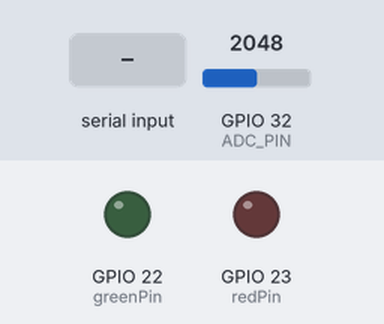
This sketch was run on a simulated ESP32. On the bench: output pins drawn as LEDs (lit = HIGH). Inputs (shaded band) come from the test bench; at power-on: GPIO 32 (ADC_PIN) = 2048. WiFi joins after 1.5 s; servers stay silent unless stated; no MQTT or app messages arrive unless stated; what the sketch prints to the serial monitor is not drawn.

Above: at 2.7 s.
2.8 s: "ACTIVATE_LED\n" received over Serial
At 3.4 s:
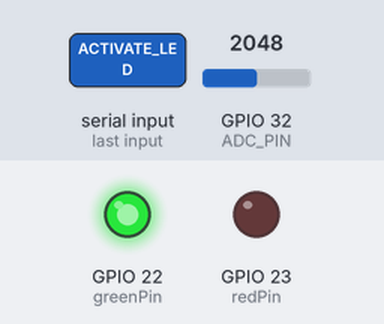
4.3 s: "READ_VELOC\n" received over Serial
5.8 s: "ACTIVATE_LED\n" received over Serial
At 7.3 s:
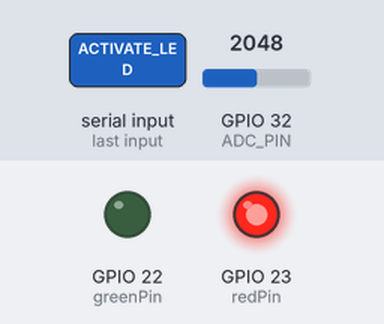
7.6 s: "IDLE\n" received over Serial
At 8.2 s:
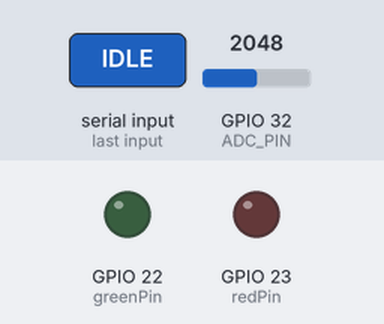
Timing chart, 0 to 10.1 s (numbered marks = the images above; inputs shaded):
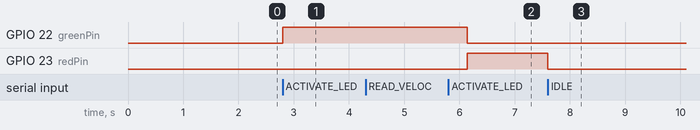

The sketch:

EMS_72642_73076_73638_FinalWork.ino
```cpp
#include <arduinoFFT.h>
#include <WiFi.h>
#include <PubSubClient.h>
#include <ArduinoJson.h>

#define ADC_PIN  32  //Pino ADC (HB100)
#define PEAK_PIN 35  //Peak detector Pin

//FFT
#define N         256   //} Número de amostras
#define Fs        2000  //} Frequência de amostragem

//Ultrasonic Sensor PINS
#define trigPin 19
#define echoPin 18

//Leds active/deactive PINS
#define greenPin  22
#define redPin    23


//Ultrasonic Sensor Values
#define SOUND_SPEED 0.034
#define CM_TO_INCH 0.393701


//FFT Variables/Constants
#define THRESHOLD 0.5
#define C_LIGHT  3e8
#define F_RADAR  10.525e9
#define LAMBDA   (C_LIGHT / F_RADAR)
#define K_VEL    (LAMBDA / 2.0)
float vReal[N];
float vImag[N];
ArduinoFFT<float> FFT(vReal, vImag, N, Fs);
const unsigned long Ts_us = 1000000UL / Fs;
enum State {
  IDLE,
  ACQUIRE,
  PROCESS
};
State state = IDLE;
unsigned long lastSampleTime = 0;
uint16_t sampleIndex = 0;
float velocity = 0;


//Ultrasonic Variables
unsigned long trigTime = 0;
unsigned long echoStart = 0;
unsigned long echoEnd = 0;
bool waitingEcho = false;
float distanceCm = 0;


//Auxiliar Variables
unsigned long lastUltraTrigger = 0;
float counterAux = 0;
float counterAux1 = 0;
int flag = 0;
float maxSpeed = 1.5; //Km/h


//IO Connection (GUI)
enum Mode {
  MODE_IDLE,
  MODE_VELOCIDADE,
  MODE_DISTANCIA,
  MODE_LED,
  MODE_RADAR,
  MODE_PEAK,
};
Mode currentMode = MODE_IDLE;


//WIFI configuration
const char* ssid = "AndroidAP";
const char* password = "civw6968";

const char* mqtt_server = "192.168.2.1";   // onde corre o Mosquitto
const int mqtt_port = 1883;
const char* clientName = "Grupo_8";

WiFiClient espClient;
PubSubClient client(espClient);

void connectWiFi() {
  Serial.println();
  Serial.print("Connecting to ");
  Serial.println(ssid);
  WiFi.begin(ssid, password);
  while (WiFi.status() != WL_CONNECTED) {
    delay(500);
    Serial.print(".");
  }
  Serial.println("");
  Serial.print("WiFi connected.");
  Serial.print("IP address: ");     //IP do Esp32
  Serial.println(WiFi.localIP());
}

void connectMQTT() {
   while (!client.connected()) {
    Serial.print("Attempting MQTT connection...");
    if (client.connect(clientName)) {
      Serial.println("connected");
    } else {
      Serial.print("failed, rc=");
      Serial.print(client.state());
      Serial.println(" try again in 5 seconds");
      delay(5000);
    }
  }
}

void publishVelocity(float velocity) {
  char payload[128];

  // measurement = motion
  // field = velocity
  // unit = m/s
  snprintf(payload, sizeof(payload),
           "ems velocidade=%.4f",
           velocity);

  client.publish("ems/p1/g8", payload);
}


void publishDistance(float distance) {
  char payload[128];

  // measurement = motion
  // field = velocity
  // unit = m/s
  snprintf(payload, sizeof(payload),
           "ems distancia=%.4f",
           distance);

  client.publish("ems/p1/g8", payload);
}


void setup() {
  Serial.begin(115200);
  connectWiFi();
  client.setServer(mqtt_server, mqtt_port);
  pinMode(trigPin, OUTPUT);
  pinMode(echoPin, INPUT);
  pinMode(greenPin, OUTPUT);
  pinMode(redPin, OUTPUT);
  connectMQTT();
}


void loop() {
  if (!client.connected()) {
    connectMQTT();
  }
  client.loop();
  checkSerial();                          //Está constantemente à procura das instruções provenientes da GUI
  if(currentMode == MODE_VELOCIDADE){
    taskVelocity();                       //Task associada ao sensor HB100
  }
  if (currentMode == MODE_DISTANCIA) {
    taskUltrasonic();                     //Task associada ao sensor ultrasónico
  }
  if(currentMode == MODE_LED){
    taskLED();                          //Task associada a um semáforo simples. Se a velocidade registada for superior à velocidade limite, o led vermelho ativa-se (comportamento de um semáforo com sensor de velocidade)
  }
  if(currentMode == MODE_RADAR){
    taskUltrasonic();                   //Task associada ao modo radar. permite perceber se um objeto está a aproximar-se ou afastar-se do sensor
  }
  if(currentMode == MODE_PEAK){
    peakDetector();                     //Task associada à leitura do peak detector
  }
  if(currentMode == MODE_IDLE){
    digitalWrite(redPin, LOW);          //Quando o utilizador cancela qualquer ação, os LEDs vão a low
    digitalWrite(greenPin, LOW);
  }
  counterAux = micros();                //Regista o tempo atual em counterAux de forma a ser usado numa função posterior
}

/* ================= TASK VELOCIDADE ================= */

void taskVelocity() {
  //A task de leitura de velocidade tem três estados fundamentais
  //1-> IDLE) o estado está em aberto, ou seja, o software procura por leituras chamando detectActivity()
  //2-> ACQUIRE) Quando o sistema adquire uma leitura, ele passa por acquireSamples() de forma a compor um conjunto de amostrar para o processamento;
  //3-> PROCESS) Tendo as amostras recolhidas, o sistema processa as mesmas usando a FFT
  switch (state) {

    case IDLE:
      detectActivity();
      break;

    case ACQUIRE:
      acquireSamples();
      break;

    case PROCESS:
      processFFT();
      state = IDLE;
      break;
  }
}

/* ================= TASK ULTRASSÓNICO ================= */

void taskUltrasonic() {
  unsigned long now = micros();

  /* Dispara trigger a cada 60 ms */
  if (now - lastUltraTrigger > 600000 && !waitingEcho) {
    digitalWrite(trigPin, LOW);
    delayMicroseconds(2);
    digitalWrite(trigPin, HIGH);
    delayMicroseconds(10);
    digitalWrite(trigPin, LOW);

    waitingEcho = true;
    lastUltraTrigger = now;
  }

  /* Deteta subida do echo */
  if (waitingEcho && digitalRead(echoPin) == HIGH) {
    echoStart = micros();
    waitingEcho = false;
  }

                                                                            /* Deteta descida do echo */
  if (!waitingEcho && digitalRead(echoPin) == LOW && echoStart != 0) {
    echoEnd = micros();

    unsigned long duration = echoEnd - echoStart;
    distanceCm = duration * SOUND_SPEED / 2.0;

    publishDistance(distanceCm);

    Serial.print("DIST=");
    Serial.println(distanceCm, 1);

    echoStart = 0;
  }
                                                                              //delay(1000);
}


/* ================= TASK SEMÁFORO================= */
void taskLED(){
  if(flag == 0){
      //flag = 0 indica que a velocidade não foi ainda excedida
      digitalWrite(greenPin, HIGH);
      taskVelocity();
  }

  if(velocity*3.6 > maxSpeed && flag == 0){
    //A se velocidade foi excedida (em Km/h), encerra-se o processamento de registo velocidade e aciona-se o processo do semáforo
    counterAux1 = micros();     //Indica o momento da contraordenação
    flag = 1;
    velocity = 0;
  }
  if(flag == 1){
    if(counterAux - counterAux1 >= 3000000){
      //Após três segundos da contraordenação, o led verde desliga-se e o vermelho vai a On durante 10 segundos
      digitalWrite(greenPin, LOW);
      digitalWrite(redPin, HIGH);
      flag = 2;       //Flag = 2 indica uma nova fase do processo do semáforo
      counterAux1 = micros();   //Indica o momento onde o semáforo passou para vermelho
    }
  }

  if(flag == 2){
    if(counterAux - counterAux1 >= 10000000){
      digitalWrite(redPin, LOW);
      flag = 0;             //Reset das variáveis associadas ao processo
      counterAux1 = 0;      //
    }
  }

}


void peakDetector(){
    //Detecta o pico
    float peak = analogRead(PEAK_PIN) * (3.3 / 4095.0);
    Serial.print("PEAK=");
    Serial.println(peak);
    delay(500);
}


/* ===================== DETEÇÃO ===================== */

void detectActivity() {
  float sample = analogRead(ADC_PIN) * (3.3 / 4095.0);

  static float mean = 0.0;                                      //Média de amostras para melhor precisão
  mean = 0.995 * mean + 0.005 * sample;                         //

  float ac = fabs(sample - mean);

  if (ac > THRESHOLD) {
                                                                //Se o valor ac for superior ao THRESHOLD, acontece o processamento (tentar ao máximo remover qualquer tipo de imperfeição)
    sampleIndex = 0;
    lastSampleTime = micros();  //Tempo da ultima amostra
    state = ACQUIRE;
  }
}

/* ===================== AQUISIÇÃO ===================== */

void acquireSamples() {

  unsigned long now = micros();

  if (now - lastSampleTime >= Ts_us) {
                                                                        //verificação do tempo entre amostras do sinal e comparação com o período de amostra (inverso da frequência de amostragem)
    lastSampleTime += Ts_us;

    vReal[sampleIndex] = analogRead(ADC_PIN) * (3.3 / 4095.0);
    vImag[sampleIndex] = 0.0;

    sampleIndex++;

    if (sampleIndex >= N) {
      state = PROCESS;                                                    //Apenas processa quando obtiver amostras suficientes
    }
  }
}

/* ===================== FFT + VELOCIDADE ===================== */

//Processo adaptado tendo em conta alguns exemplos que podem ser encontrados em: https://github.com/kosme/arduinoFFT/tree/master/Examples
//Retirar o valor médio do sinal
void processFFT() {
  float mean = 0.0;
  for (int i = 0; i < N; i++) mean += vReal[i];
  mean /= N;
  for (int i = 0; i < N; i++) vReal[i] -= mean;

                                                                                                    //Processamento do sinal usando a FFT
  FFT.windowing(FFTWindow::Hamming, FFTDirection::Forward);
  FFT.compute(FFTDirection::Forward);
  FFT.complexToMagnitude();

                                                                                                                  //fD é a frequência com maior pico
  float fD = FFT.majorPeak();

                                                                                                      //Alguns ajustes de forma a obter valores mais agradáveis (filtragem de ruído e valores negativos esquisitos)
  if (isnan(fD) || isinf(fD)) fD = 0.0;
  if (fD < 0.0) fD = 0.0;

                                                                                                        //Conversão para velocidade
  velocity = K_VEL * fD;

                                                                                                        //Enviar os dados da velocidade para a DB
  publishVelocity(velocity*3.6);

  Serial.print("VEL=");
  Serial.println(velocity*3.6,3);
}


void checkSerial() {
                                                              //Processo para averiguar os diferentes comandos da GUI
  if (Serial.available() > 0) {

    String cmd = Serial.readStringUntil('\n');
    cmd.trim();

    if (cmd == "READ_VELOC") {
      currentMode = MODE_VELOCIDADE;
    }
    else if (cmd == "READ_DIST") {
      currentMode = MODE_DISTANCIA;
    }
    else if (cmd == "IDLE") {
      currentMode = MODE_IDLE;
    }
    else if (cmd == "ACTIVATE_LED"){
      currentMode = MODE_LED;
    }
    else if(cmd == "RADAR"){
      currentMode = MODE_RADAR;
    }
    else if(cmd == "PEAK"){
      currentMode = MODE_PEAK;
    }
  }
}
```

Measured:
- after the input at 2.8 s, GPIO 22 (greenPin): LOW → HIGH at once
- after the input at 4.3 s, every drawn part: stays the same
- after the input at 5.8 s, GPIO 22 (greenPin): HIGH → LOW after 0.34 s; GPIO 23 (redPin): LOW → HIGH after 0.35 s
- after the input at 7.6 s, GPIO 23 (redPin): HIGH → LOW at once
